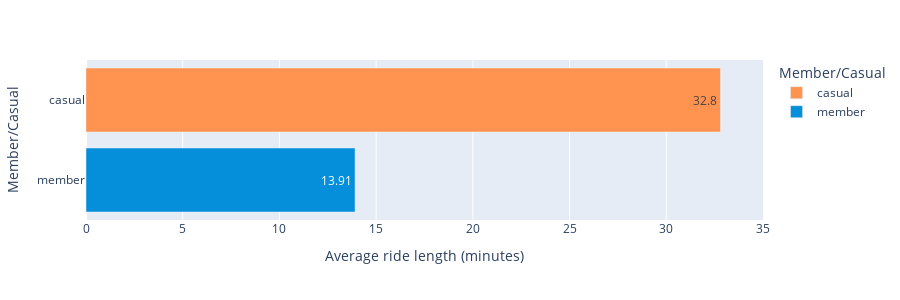

This figure's notebook cell:
### Code cell
figure_4 = round(df.groupby('member_casual',
                            as_index=False).mean(),2)

px.bar(figure_4, 
       x = 'ride_length', 
       y = 'member_casual', 
       range_x = [0,35], 
      color = 'member_casual', 
      height = 300, 
      text = 'ride_length', 
      labels = {'ride_length' : 'Average ride length (minutes)', 
                'member_casual' : 'Member/Casual'},
      hover_name = 'member_casual', 
      hover_data = {'member_casual' : False, 
                    'ride_length' : True}, 
      color_discrete_map = {'casual' : '#FF934F', 
                            'member' : '#058ED9'})

### Figure 1 — Plotly figure (JSON) as saved in the notebook; plotly's stock layout.template omitted (floating-point values rounded to 4 significant figures)
{"data": [{"alignmentgroup": "True", "hovertemplate": "<b>%{hovertext}</b><br><br>Average ride length (minutes)=%{text}<extra></extra>", "hovertext": ["casual"], "legendgroup": "casual", "marker": {"color": "#FF934F", "pattern": {"shape": ""}}, "name": "casual", "offsetgroup": "casual", "orientation": "h", "showlegend": true, "text": [32.8], "textposition": "auto", "type": "bar", "x": [32.8], "xaxis": "x", "y": ["casual"], "yaxis": "y"}, {"alignmentgroup": "True", "hovertemplate": "<b>%{hovertext}</b><br><br>Average ride length (minutes)=%{text}<extra></extra>", "hovertext": ["member"], "legendgroup": "member", "marker": {"color": "#058ED9", "pattern": {"shape": ""}}, "name": "member", "offsetgroup": "member", "orientation": "h", "showlegend": true, "text": [13.91], "textposition": "auto", "type": "bar", "x": [13.91], "xaxis": "x", "y": ["member"], "yaxis": "y"}], "layout": {"barmode": "relative", "height": 300, "legend": {"title": {"text": "Member/Casual"}, "tracegroupgap": 0}, "margin": {"t": 60}, "xaxis": {"anchor": "y", "domain": [0, 1], "range": [0, 35], "title": {"text": "Average ride length (minutes)"}}, "yaxis": {"anchor": "x", "categoryarray": ["member", "casual"], "categoryorder": "array", "domain": [0, 1], "title": {"text": "Member/Casual"}}}}
